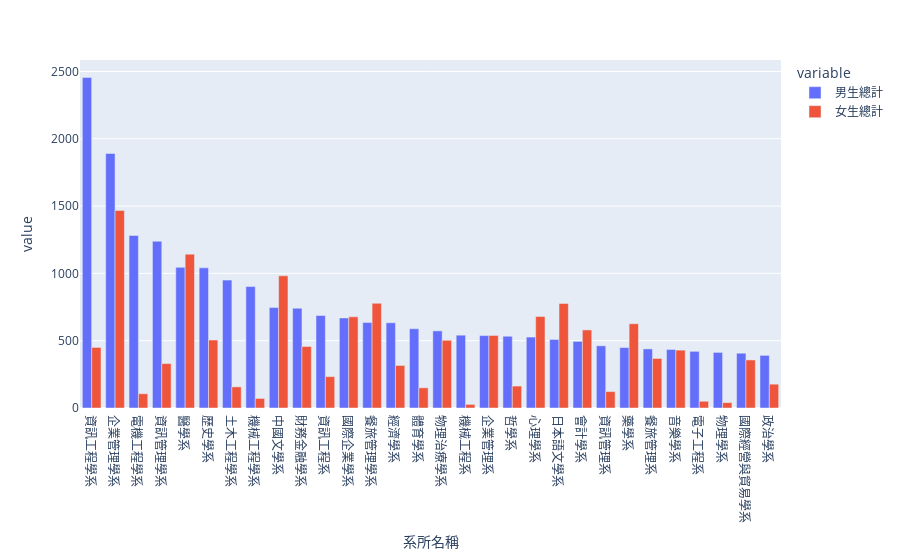

Notebook source saved alongside this figure:
### Code cell
fig = px.bar(gender_df_sorted.head(30), x='系所名稱', y=["男生總計", "女生總計"], barmode="group")
fig.show()

### Figure 1 — Plotly figure (JSON) as saved in the notebook; plotly's stock layout.template omitted (floating-point values rounded to 4 significant figures)
{"data": [{"alignmentgroup": "True", "hovertemplate": "variable=男生總計<br>系所名稱=%{x}<br>value=%{y}<extra></extra>", "legendgroup": "男生總計", "marker": {"color": "#636efa", "pattern": {"shape": ""}}, "name": "男生總計", "offsetgroup": "男生總計", "orientation": "v", "showlegend": true, "textposition": "auto", "type": "bar", "x": ["資訊工程學系", "企業管理學系", "電機工程學系", "資訊管理學系", "醫學系", "歷史學系", "土木工程學系", "機械工程學系", "中國文學系", "財務金融學系", "資訊工程系", "國際企業學系", "餐旅管理學系", "經濟學系", "體育學系", "物理治療學系", "機械工程系", "企業管理系", "哲學系", "心理學系", "日本語文學系", "會計學系", "資訊管理系", "藥學系", "餐旅管理系", "音樂學系", "電子工程系", "物理學系", "國際經營與貿易學系", "政治學系"], "xaxis": "x", "y": [2456, 1891, 1282, 1239, 1045, 1041, 950, 902, 746, 741, 687, 669, 636, 633, 589, 573, 541, 538, 533, 527, 509, 495, 462, 449, 439, 435, 421, 413, 407, 391], "yaxis": "y"}, {"alignmentgroup": "True", "hovertemplate": "variable=女生總計<br>系所名稱=%{x}<br>value=%{y}<extra></extra>", "legendgroup": "女生總計", "marker": {"color": "#EF553B", "pattern": {"shape": ""}}, "name": "女生總計", "offsetgroup": "女生總計", "orientation": "v", "showlegend": true, "textposition": "auto", "type": "bar", "x": ["資訊工程學系", "企業管理學系", "電機工程學系", "資訊管理學系", "醫學系", "歷史學系", "土木工程學系", "機械工程學系", "中國文學系", "財務金融學系", "資訊工程系", "國際企業學系", "餐旅管理學系", "經濟學系", "體育學系", "物理治療學系", "機械工程系", "企業管理系", "哲學系", "心理學系", "日本語文學系", "會計學系", "資訊管理系", "藥學系", "餐旅管理系", "音樂學系", "電子工程系", "物理學系", "國際經營與貿易學系", "政治學系"], "xaxis": "x", "y": [450, 1468, 106, 330, 1143, 505, 157, 71, 982, 457, 233, 677, 778, 316, 150, 503, 27, 539, 163, 680, 777, 580, 122, 626, 368, 430, 50, 40, 357, 177], "yaxis": "y"}], "layout": {"barmode": "group", "legend": {"title": {"text": "variable"}, "tracegroupgap": 0}, "margin": {"t": 60}, "xaxis": {"anchor": "y", "domain": [0, 1], "title": {"text": "系所名稱"}}, "yaxis": {"anchor": "x", "domain": [0, 1], "title": {"text": "value"}}}}
